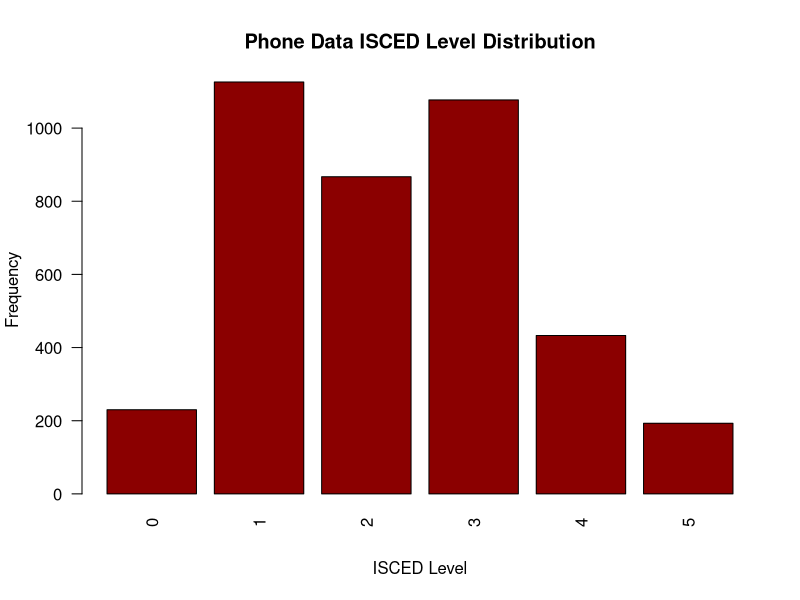
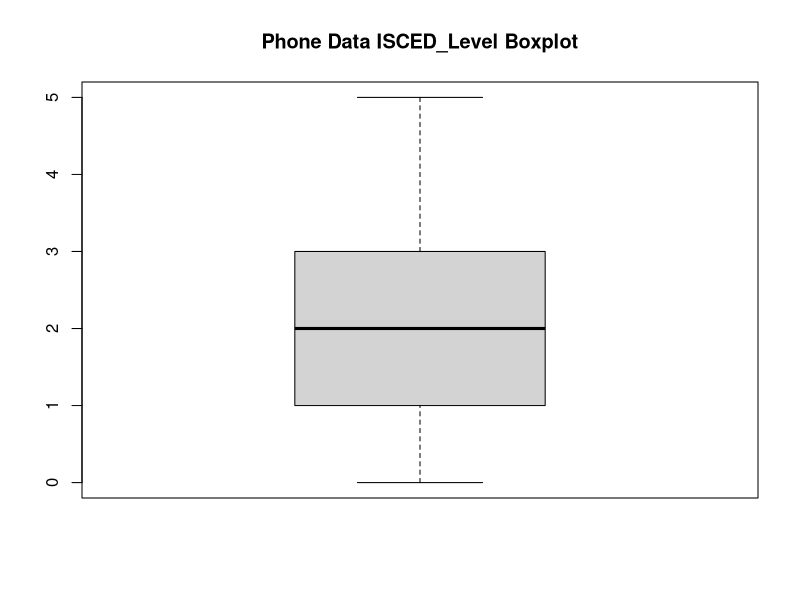
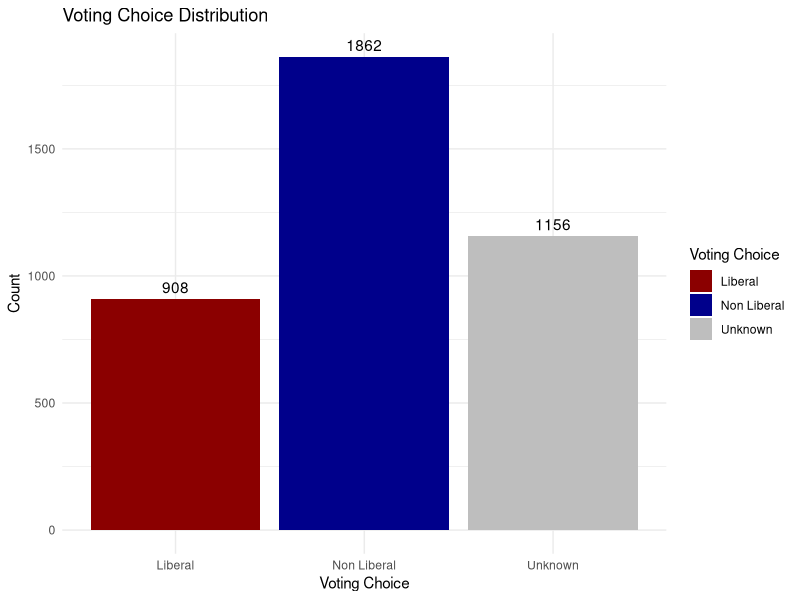
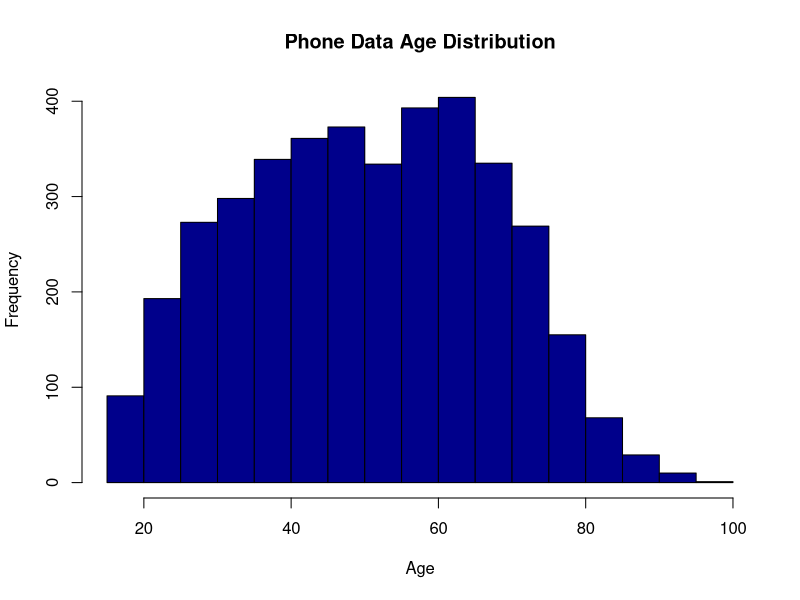
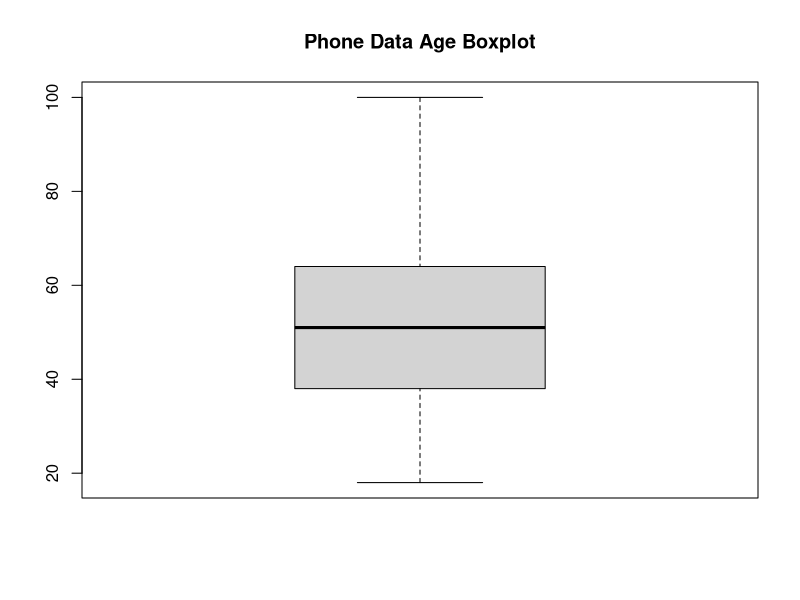
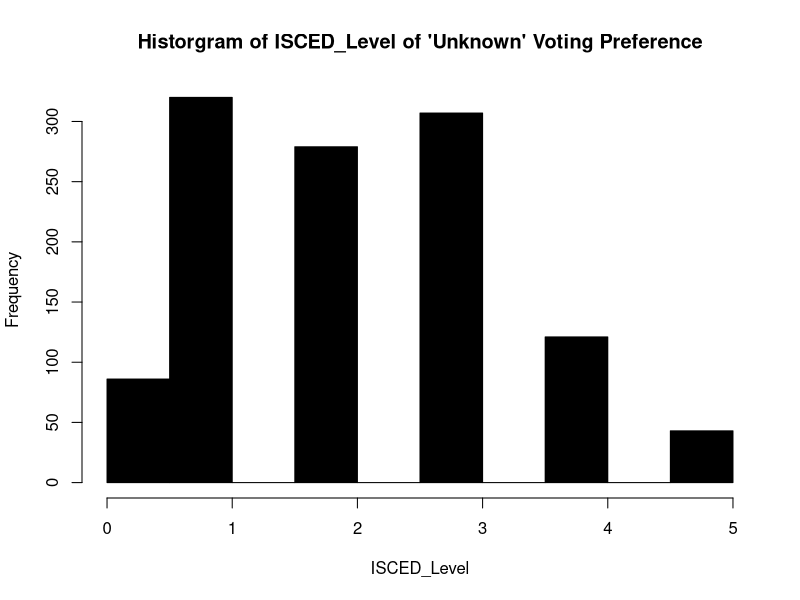
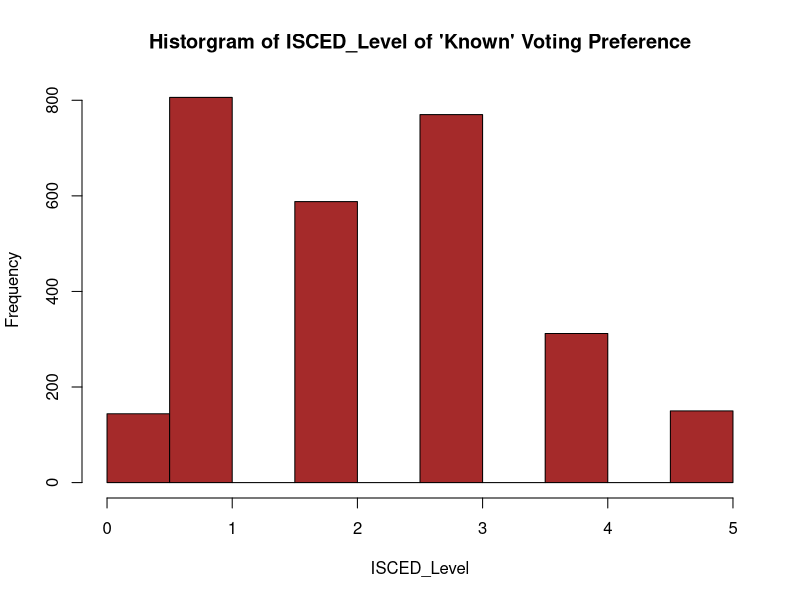

Here is the R script that generated these plots, in order:
## ---- chunk 1
library(tidyverse)
library(dplyr)
library(ggplot2)
library(broom)
library(knitr)

phone_data <- read_csv("ces_phone.csv")

## ---- chunk 2
#NA values in age, most likely to vote for (q11) and education level q(61)
na_count <- phone_data %>%
  summarize(
    q11 = sum(is.na(q11)),
    q61 = sum(is.na(q61)),
    age = sum(is.na(age))
  )

#removing NA values in q11 (81 is a low number)

phone_data <- phone_data %>% filter(!is.na(q11))

#Checking non response answers (-9, -8, -7 for q11 and q61) and valid age

no_response_count <- phone_data %>%
  summarize(
    q11 = sum(q11 < 0),
    q61 = sum(q61 < 0),
    # filtering out ages younger than 18
    age = sum(age < 18)
  )

#removing non response from q61 (11 is a small number)

phone_data <- phone_data %>% filter(q61 > 0)
## ---- chunk 3


# Data Cleaning: Convert q61 into ISCED
isced_mapping <- c(
  '1' = 0,  # ISCED 0 -> No school
  '2' = 0,  # ISCED 1 -> Some elem
  '3' = 0,  # ISCED 1 -> Elem
  '4' = 0,  # ISCED 2 -> Some high school
  '5' = 1,  # ISCED 3 -> High school diploma
  '6' = 1,  # ISCED 4 -> Some community college
  '7' = 2,  # ISCED 5 -> Community College
  '8' = 1,  # ISCED 6 -> Some university
  '9' = 3,  # ISCED 6 -> Bachelor
  '10' = 4,  # ISCED 7 -> Master
  '11' = 5  # ISCED 7 -> PHD
)

phone_data <- 
  phone_data %>%
  mutate(isced_level = isced_mapping[as.character(phone_data$q61)],
         voting_choice = case_when(
           phone_data$q11 == 1 ~ 'Liberal',
           phone_data$q11 < 0 ~ 'Unknown',
           phone_data$q11 != 1 ~ 'Non Liberal'
         ))

## ---- chunk 4

#Distribution of Isced Level

barplot(table(phone_data$isced_level),
        main = "Phone Data ISCED Level Distribution",
        xlab = "ISCED Level",
        ylab = "Frequency",
        col = "darkred",
        las = 2) 

boxplot(phone_data$isced_level,
        main = "Phone Data ISCED_Level Boxplot")

#Distribution of voting preference

vote_counts <- phone_data %>% group_by(voting_choice) %>% summarize(count = n())

ggplot(vote_counts, aes(x = voting_choice, y = count, fill = voting_choice)) +
  geom_bar(stat = "identity") +  # Create bar graph
  geom_text(aes(label = count), vjust = -0.5, color = "black") +  # Add labels
  labs(
    title = "Voting Choice Distribution",
    x = "Voting Choice",
    y = "Count",
    fill = "Voting Choice"
  ) +
  theme_minimal() + 
  scale_fill_manual(values = c("Liberal" = "darkred", "Non Liberal" = "darkblue", "Unknown" = "gray"))

#Age Distribution

hist(phone_data$age, main = "Phone Data Age Distribution", xlab = "Age", col = "darkblue")

boxplot(phone_data$age,
        main = "Phone Data Age Boxplot")
## ---- chunk 5
#Summary statistics
print("ISCED LEVEL")
summary(phone_data$isced_level)

print("AGE")
summary(phone_data$age)
## ---- chunk 6
phone_data_unknown <- phone_data %>% filter(voting_choice == 'Unknown')
phone_data_known <- phone_data %>% filter(voting_choice == 'Liberal' | voting_choice == 'Non Liberal')

#Unknown Dist
hist(phone_data_unknown$isced_level, main = "Historgram of ISCED_Level of 'Unknown' Voting Preference", xlab = 'ISCED_Level', col = "black")

#Known Dist
hist(phone_data_known$isced_level, main = "Historgram of ISCED_Level of 'Known' Voting Preference", xlab = 'ISCED_Level', col = "brown")
## ---- chunk 7
library(dplyr)

# Subset the data
phone_data_known <- phone_data %>% filter(voting_choice != 'Unknown')
phone_data_unknown <- phone_data %>% filter(voting_choice == 'Unknown')

t_test_result <- t.test(phone_data_known$isced_level, 
                        phone_data_unknown$isced_level, 
                        var.equal = FALSE)
print(t_test_result)

# p < 0.05, meaning there is a significant difference between including the unkown values and not including the unknown values, so unknown values should be included. 
## ---- chunk 8
# converting voted_liberal to factor binary (Liberal = 1, Non-Liberal = 0)
phone_data$voting_choice <- factor(phone_data$voting_choice, levels = c("Non Liberal", "Liberal"))

# Ensure that ISCED level and age are numeric
phone_data$isced_level <- as.numeric(phone_data$isced_level)
phone_data$age <- as.numeric(phone_data$age)

phone_data <- phone_data %>%
  mutate(voting_choice = case_when(
    voting_choice == "Liberal" ~ 1,
    TRUE ~ 0
  ))

phone_data <- phone_data %>%
  filter(!is.na(voting_choice))
## ---- chunk 9

# Here you can run code to calculate your Confidence Intervals.

library(survey)

# Calculate the sample size for each statum
strata_sample_size <- numeric(6)
for (level in 0:5) {
  strata_sample_size[level+1] <- sum(phone_data$isced_level == level)
}

# population size derived from Statistics Canada
phone_data <- phone_data %>% 
  mutate(pop_fpc = case_when(isced_level == 0 ~ 4899580, # No diploma
                             isced_level == 1 ~ 8097295, # High school diploma
                             isced_level == 2 ~ 9252800, # Postsecondary below Bachelor
                             isced_level == 3 ~ 5295360, # Bachelor diploma
                             isced_level == 4 ~ 1740605, # Master's diploma
                             isced_level == 5 ~ 279660)) %>% # Doctorate
  mutate(samp_wt = case_when(isced_level == 0 ~ 4899580/strata_sample_size[1],
                             isced_level == 1 ~ 8097295/strata_sample_size[2],
                             isced_level == 2 ~ 9252800/strata_sample_size[3],
                             isced_level == 3 ~ 5295360/strata_sample_size[4],
                             isced_level == 4 ~ 1740605/strata_sample_size[5],
                             isced_level == 5 ~ 279660/strata_sample_size[6]))

strata_design <- svydesign(id=~1, strata=~isced_level, weights=~samp_wt, fpc=~pop_fpc, data=phone_data)

svymean(~voting_choice, design=strata_design)
confint(svymean(~voting_choice, design=strata_design))
## ---- chunk 10
logit_model <- svyglm(voting_choice ~ isced_level + age, 
                      design = strata_design, 
                      family = binomial)
summary(logit_model)
## ---- chunk 11
(exp(-2.373643))/(1-exp(-2.373643))
